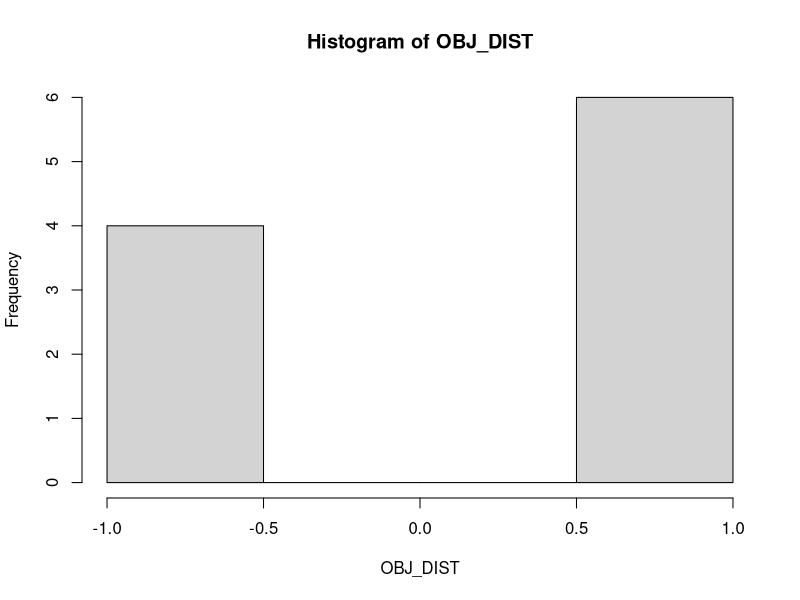
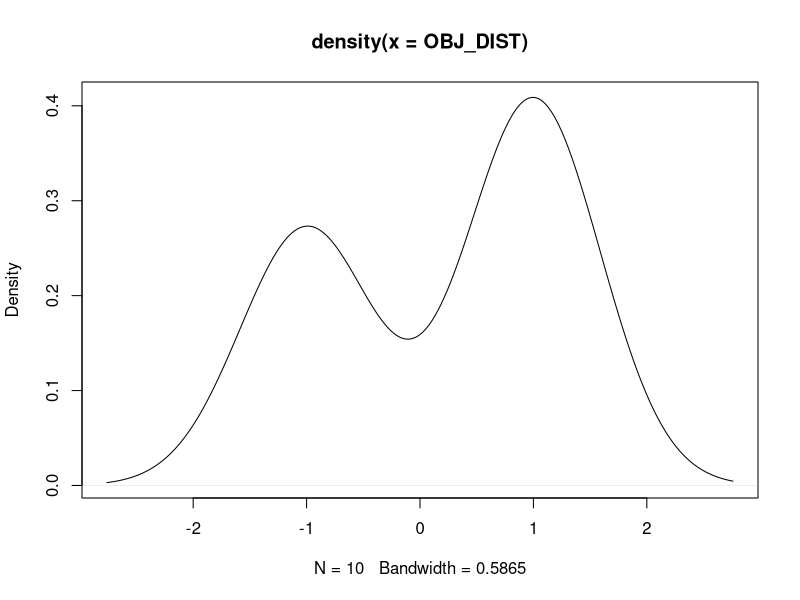

Write R code to recreate these figures, in order.
N <- 10
n <- c(1:N)


SENSITIVITY <- 2



  
RANDOMIZER <- (rnorm(N,0,.5))
OBJ_A <- (rnorm(N,0,.5))
OBJ_B <- (OBJ_A+RANDOMIZER)
OBJ_DIST <- ifelse(OBJ_A< OBJ_B,1,-1)
DENSI <- hist(OBJ_DIST)
CONDIFANCE <- round(mean(DENSI$density*DENSI$mids),SENSITIVITY)
DECISION <- ifelse(CONDIFANCE== 0, "NULL",ifelse(CONDIFANCE>0,"YES", "NO"))

DECISION
CONDIFANCE
plot(density(OBJ_DIST))



